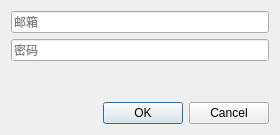
<?xml version="1.0" encoding="UTF-8"?>
<ui version="4.0">
 <class>DoubanLoginDialog</class>
 <widget class="QDialog" name="DoubanLoginDialog">
  <property name="geometry">
   <rect>
    <x>0</x>
    <y>0</y>
    <width>280</width>
    <height>135</height>
   </rect>
  </property>
  <property name="minimumSize">
   <size>
    <width>280</width>
    <height>135</height>
   </size>
  </property>
  <property name="maximumSize">
   <size>
    <width>280</width>
    <height>135</height>
   </size>
  </property>
  <property name="windowTitle">
   <string>用户登录</string>
  </property>
  <layout class="QVBoxLayout" name="verticalLayout">
   <item>
    <widget class="QLineEdit" name="emailLineEdit">
     <property name="inputMethodHints">
      <set>Qt::ImhEmailCharactersOnly</set>
     </property>
     <property name="placeholderText">
      <string>邮箱</string>
     </property>
    </widget>
   </item>
   <item>
    <widget class="QLineEdit" name="passwordLineEdit">
     <property name="echoMode">
      <enum>QLineEdit::Password</enum>
     </property>
     <property name="placeholderText">
      <string>密码</string>
     </property>
    </widget>
   </item>
   <item>
    <widget class="QLabel" name="state">
     <property name="text">
      <string/>
     </property>
    </widget>
   </item>
   <item>
    <widget class="QDialogButtonBox" name="buttonBox">
     <property name="standardButtons">
      <set>QDialogButtonBox::Cancel|QDialogButtonBox::Ok</set>
     </property>
    </widget>
   </item>
  </layout>
 </widget>
 <resources/>
 <connections/>
</ui>
